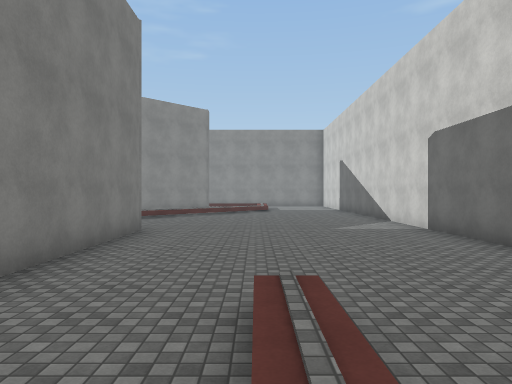
view 1 (above)

22 first-person views from a walk through a scene from a Unity 3-D project. The camera is 1.3 m above the floor, looks level and sees 70° across. The floor is counted in squares, 2 m on a side. Each view is taken from the middle of a square. On the plan, view 1 faces up. The plan holds only what a view shows up to about 11 squares ahead; the rest is blank. The place goes on beyond the plan. The player character is not drawn. Surface patterns are stand-ins for the level's own textures.

view 2
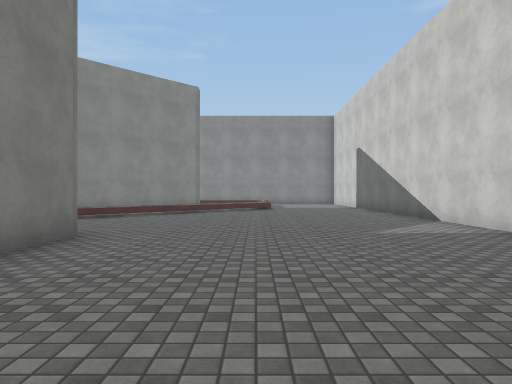

view 3
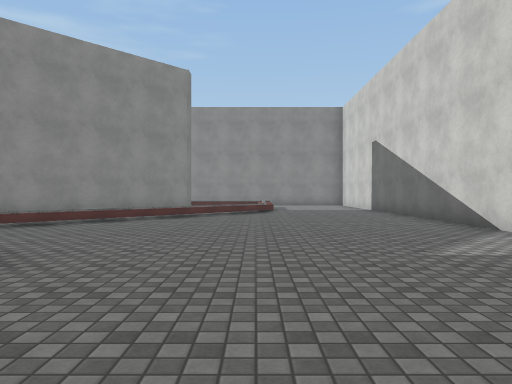

view 4
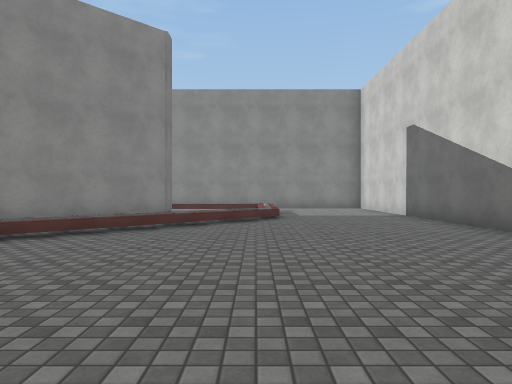

view 5
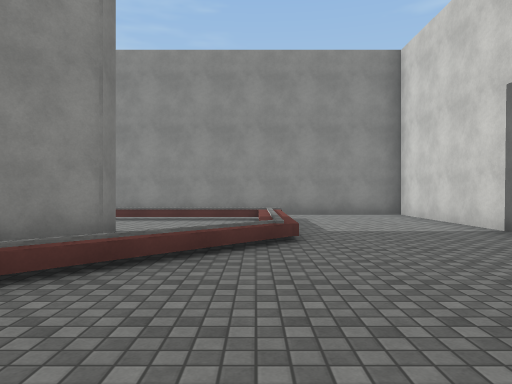

view 6
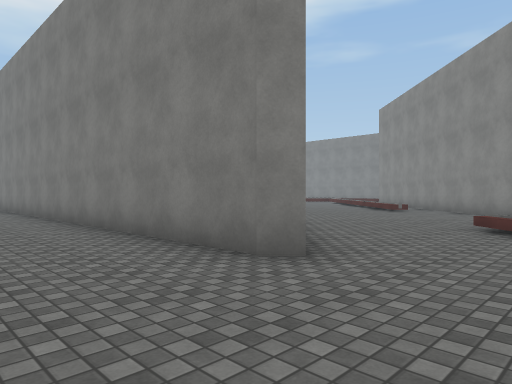

view 7
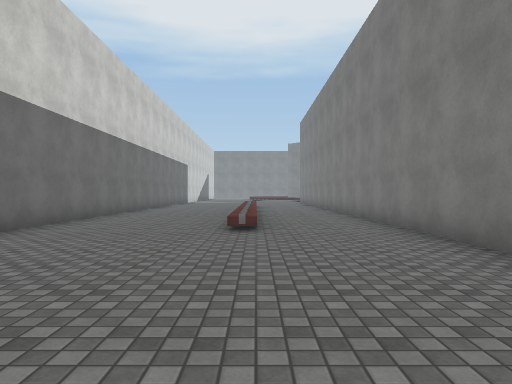

view 8
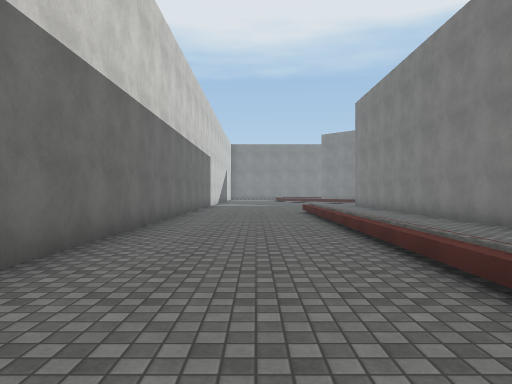

view 9
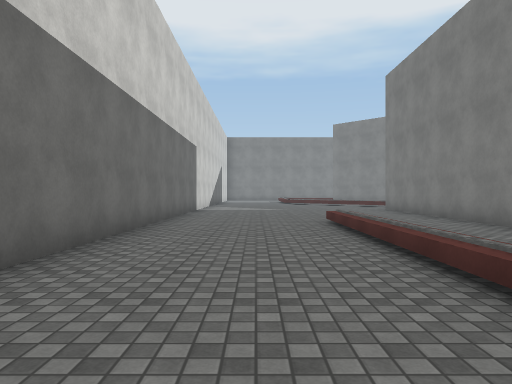

view 10
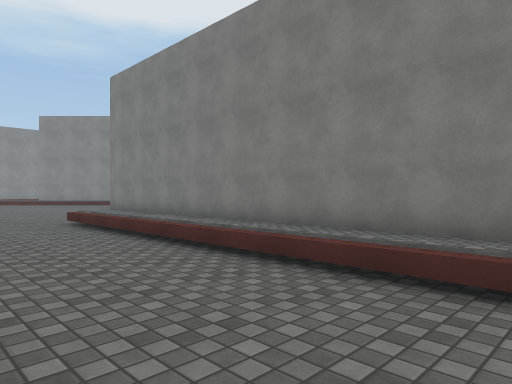

view 11
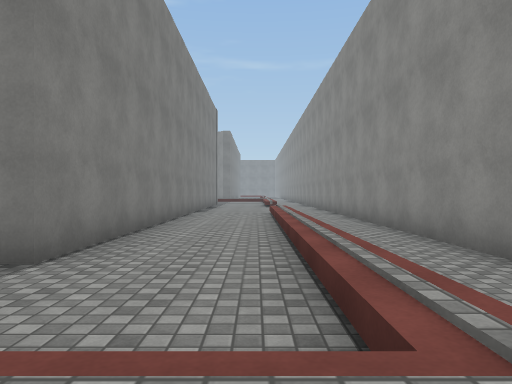

view 12
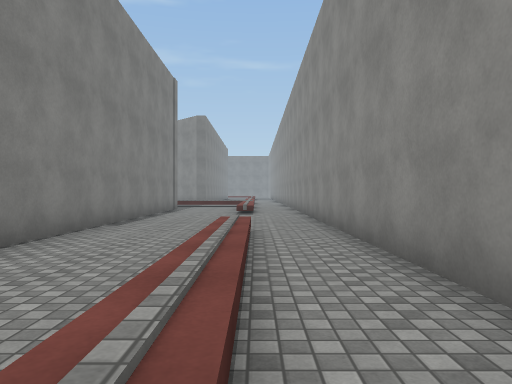

view 13
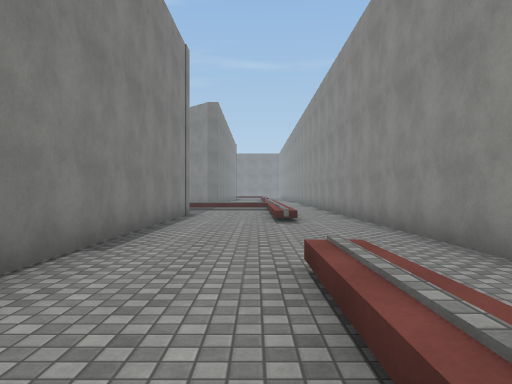

view 14
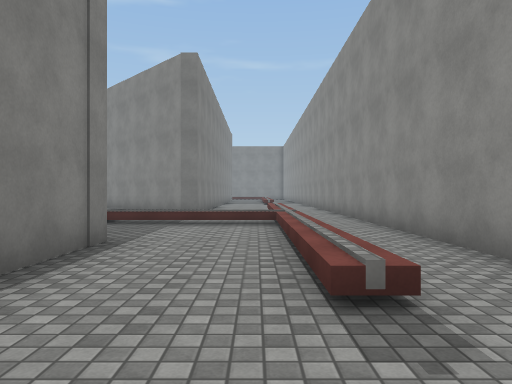

view 15
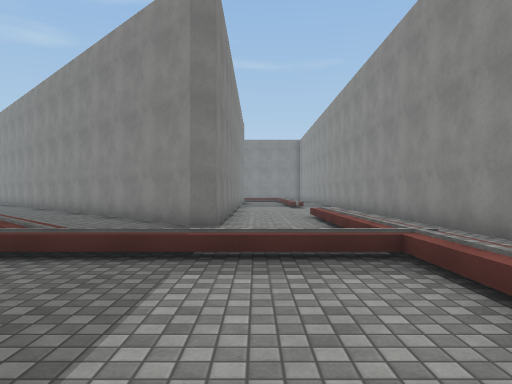

view 16
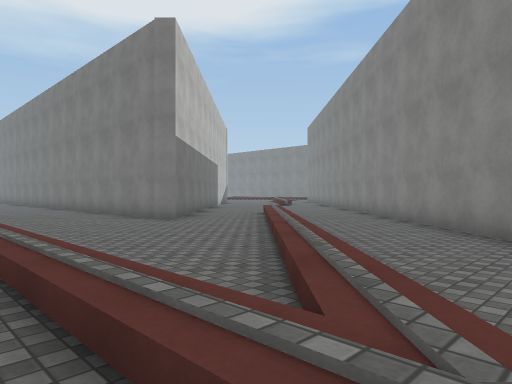

view 17
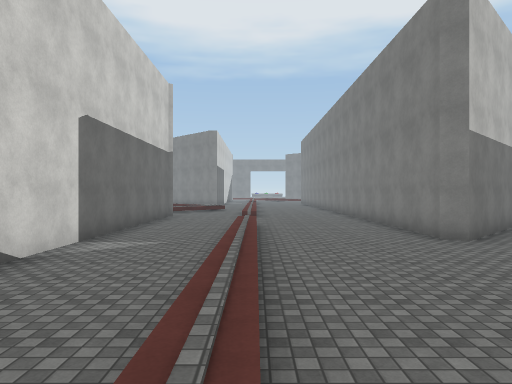

view 18
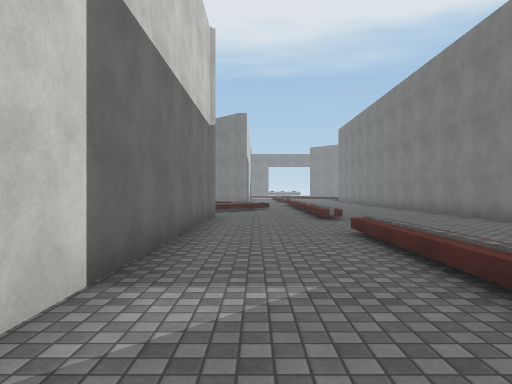

view 19
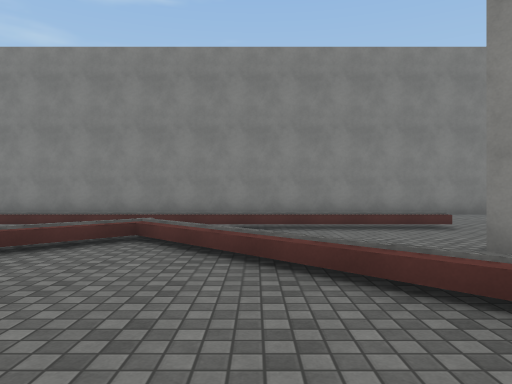

view 20
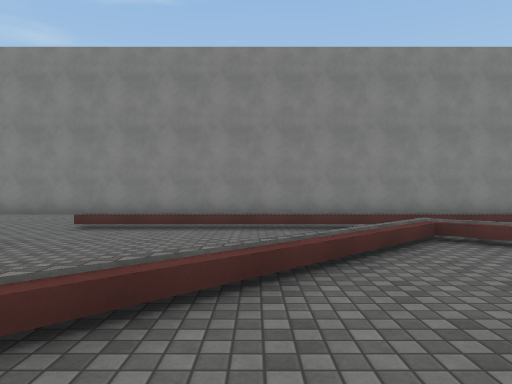

view 21
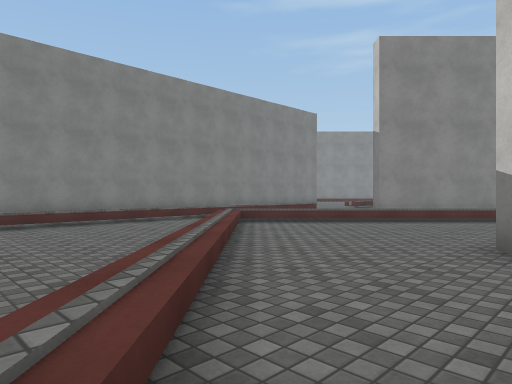

view 22
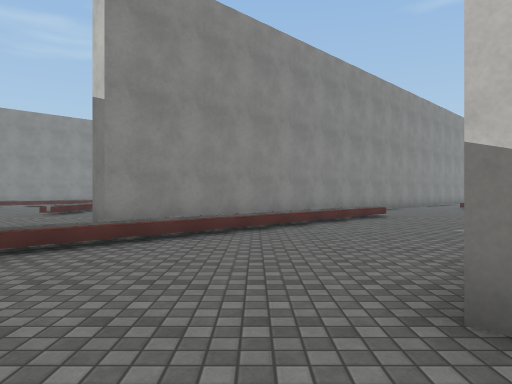

### Floor plan
Key: @ floor where view 1 was taken; # wall or solid block; . floor; / step, stairs or slope.
Columns run from 28 left of view 1 to 4 right of it. Each row starts with its distance up from view 1.
 23 #################################
 22  ...............................#
 21   ////////////....///////////...#
 20 ......./..................../...#
 19 .....  /..................../...#
 18 #####  /..################../...#
 17   ##.../..             ###  /...#
 16  ##...//.              ##..//...#
 15 ##...///.             ##..//....#
 14 #...//./..            #..//.....#
 13 ...//../..             .//......#
 12 ..//.../..             //.......#
 11 .//..../..#             ........#
 10 //...../..#          //.........#
  9  ..#.../..#     ## ../..........#
  8  .##.../..#     #........#......#
  7  ###.../..#    #........ #......#
  6    #.../..#   #./......  #......#
  5    #......#  #.//....    #......
  4    #......###.//...      #......
  3    #.../..##.//...       #../...#
  2    #.../....//...        #../...#
  1    #.../...//....        #../...#
  0    #   /..//....         #..@...#
 -1    #   /.//.....         #../...#
 -2    #   /./.....#         #../...#
 -3    #   /../....          #../...#
 -4    #   /.../....         #../...#
 -5    #   /..../...         #../...#
 -6    #   /...../..         #../...#
 -7    #   /... ../.         #../...#
 -8    #  ....               #../...#
 -9    #....                 #......#
-10    #...                  #......#
-11    #.                    #. ....#

Where each view was taken, in squares from view 1:
view 1: 0 up, 0 right, facing up
view 2: 3 up, 0 right, facing up
view 3: 5 up, 0 right, facing up
view 4: 8 up, 0 right, facing up
view 5: 12 up, 0 right, facing up
view 6: 11 up, 0 right, facing down-left
view 7: 9 up, 0 right, facing down
view 8: 4 up, 2 right, facing down
view 9: 0 up, 2 right, facing down
view 10: 0 up, 3 right, facing down-left
view 11: 20 up, 1 right, facing left
view 12: 21 up, 4 left, facing left
view 13: 20 up, 7 left, facing left
view 14: 20 up, 13 left, facing left
view 15: 19 up, 17 left, facing left
view 16: 17 up, 20 left, facing down-left
view 17: 16 up, 21 left, facing down
view 18: 12 up, 19 left, facing down
view 19: 0 up, 14 left, facing left
view 20: 4 down, 14 left, facing left
view 21: 7 down, 13 left, facing up-left
view 22: 4 down, 15 left, facing up
